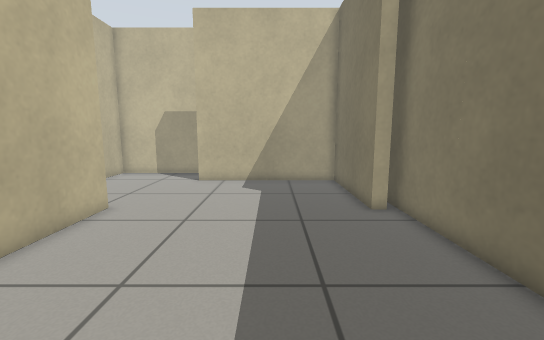
View 1 (above)

14 first-person views from a walk through a world built for the Gazebo simulator. The camera is 0.75 m above the floor, tilts 8° down and sees 90° across. The floor is counted in squares, 0.25 m on a side. Each view is taken from the middle of a square. On the plan, view 1 faces up. The plan holds only what a view shows up to about 20 squares ahead; the rest is blank.

View 2
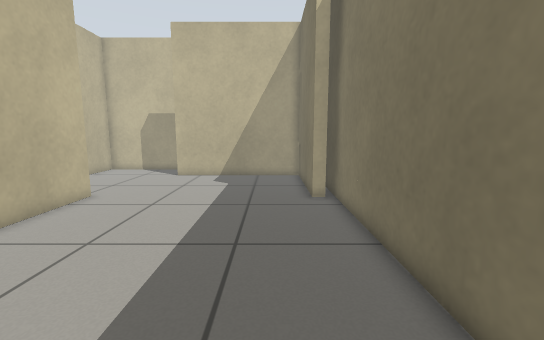

View 3
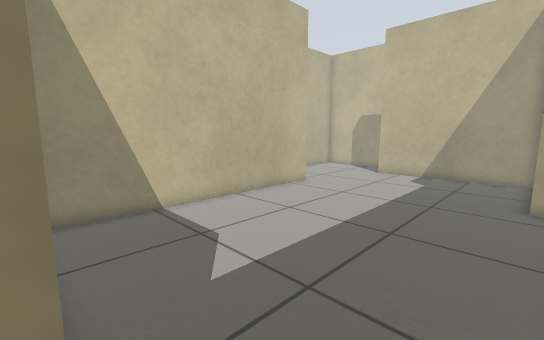

View 4
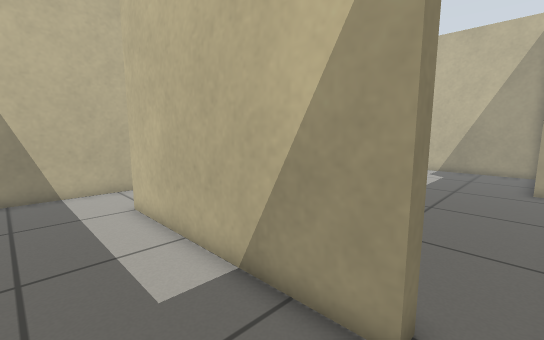

View 5
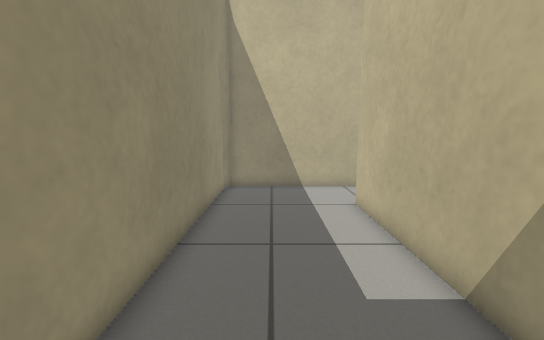

View 6
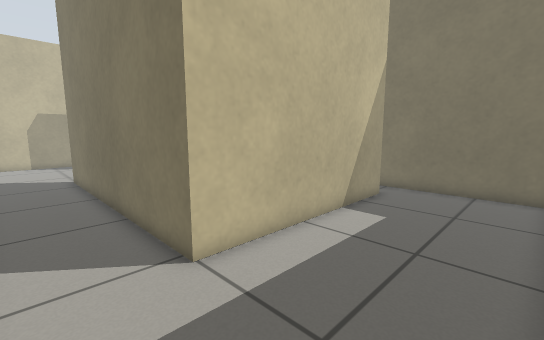

View 7
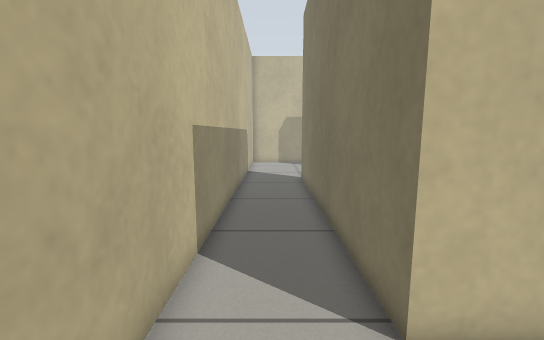

View 8
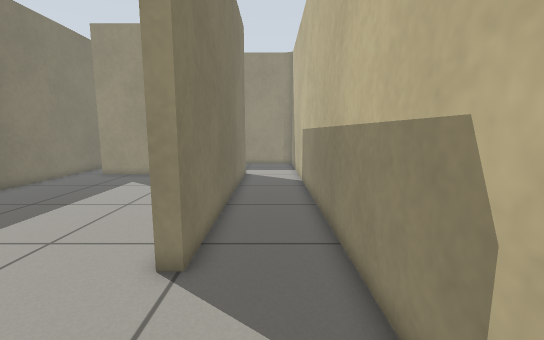

View 9
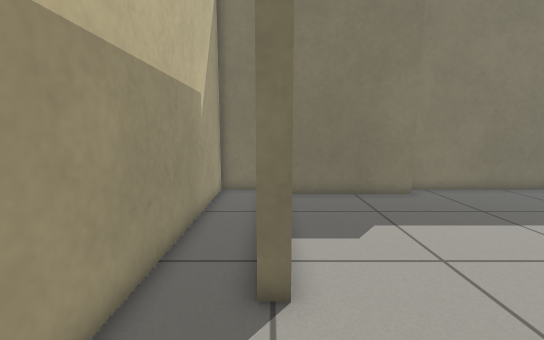

View 10
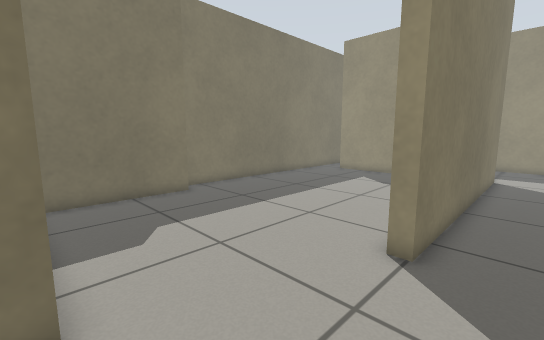

View 11
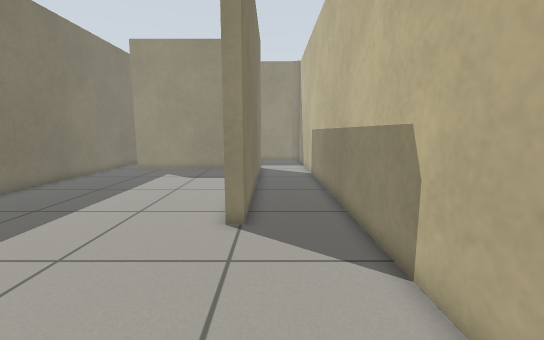

View 12
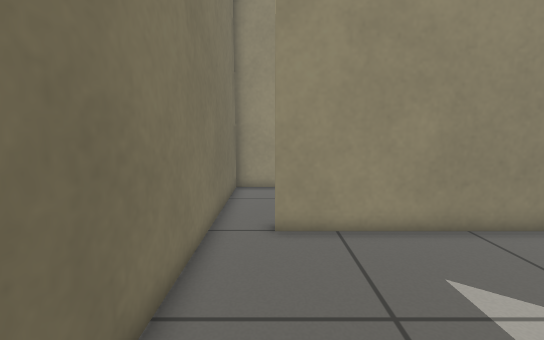

View 13
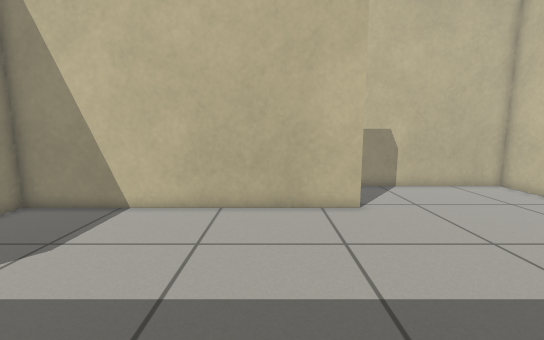

View 14
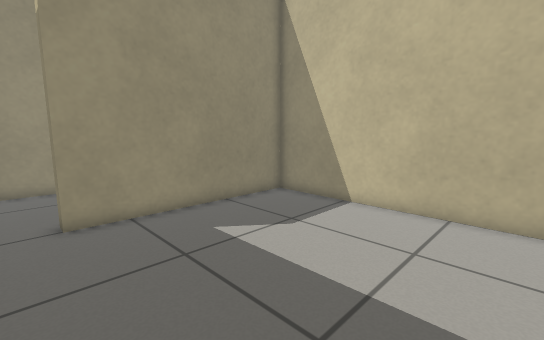

### Floor plan
Points are (right, up) in squares from view 1. A wall is a line through its corners. A room is listed if a view was taken in it or the views show most of it. See-through windows are left out.
Room 1 (views 1, 2, 3, 8, 9, 10, 11, 12, 13, 14)
walls: (4.5, 10.3) (3.9, 10.3) (3.9, 16.7) (-4.5, 16.7) (-4.5, 17.4); (-7.1, -3.5) (-7.1, 10.5) (-6.5, 10.5) (-6.5, -2.9) (2.9, -2.9) (2.9, -3.5); (4.9, 17.8) (4.9, 19.6) (-10.9, 19.6) (-10.9, -5.5); (4.9, -4.6) (4.9, 12.8)
ways out: opening at (-9, -4.7) to room 2; opening at (4, -3.5) to room 2
Room 2 (views 4, 5, 6, 7)
walls: (2.9, -3.5) (-7.1, -3.5); (-10.9, -5.5) (-10.9, -9.2) (-10.1, -9.6) (4.9, -9.6) (4.9, -4.6)
ways out: opening at (-9, -4.7) to room 1; opening at (4, -3.5) to room 1

Positions as (right, up) in squares from view 1, and headings:
1: (0, 0), facing up
2: (2, -2), facing up
3: (4, -3), facing up-left
4: (4, -7), facing up-left
5: (4, -7), facing left
6: (-10, -9), facing up-right
7: (-9, -7), facing up
8: (-9, 16), facing down
9: (-9, 17), facing right
10: (-9, 17), facing down-right
11: (-8, 19), facing down
12: (3, 5), facing down
13: (4, 7), facing left
14: (4, 7), facing down-left
